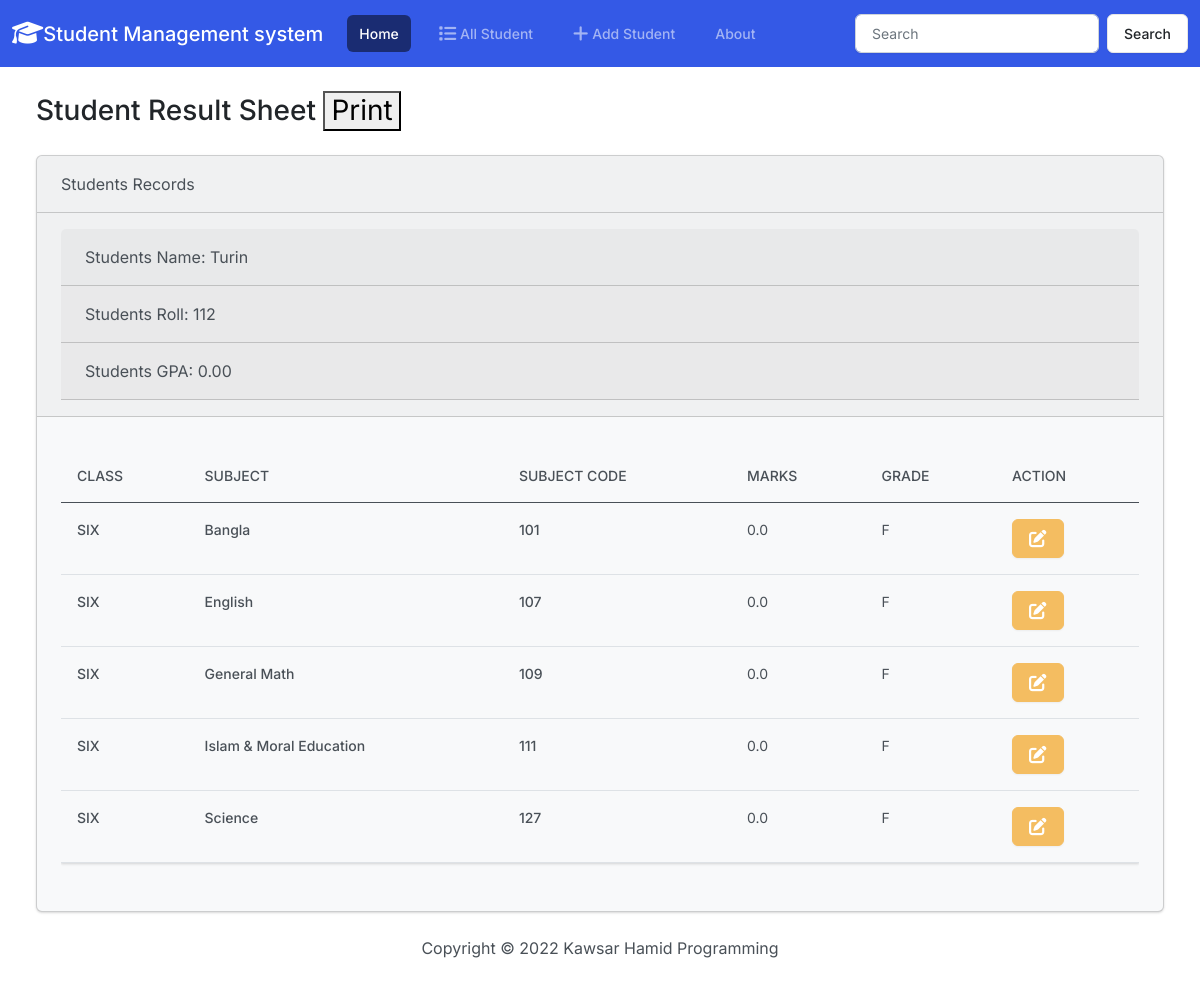
The app's page /result/112/, older data.
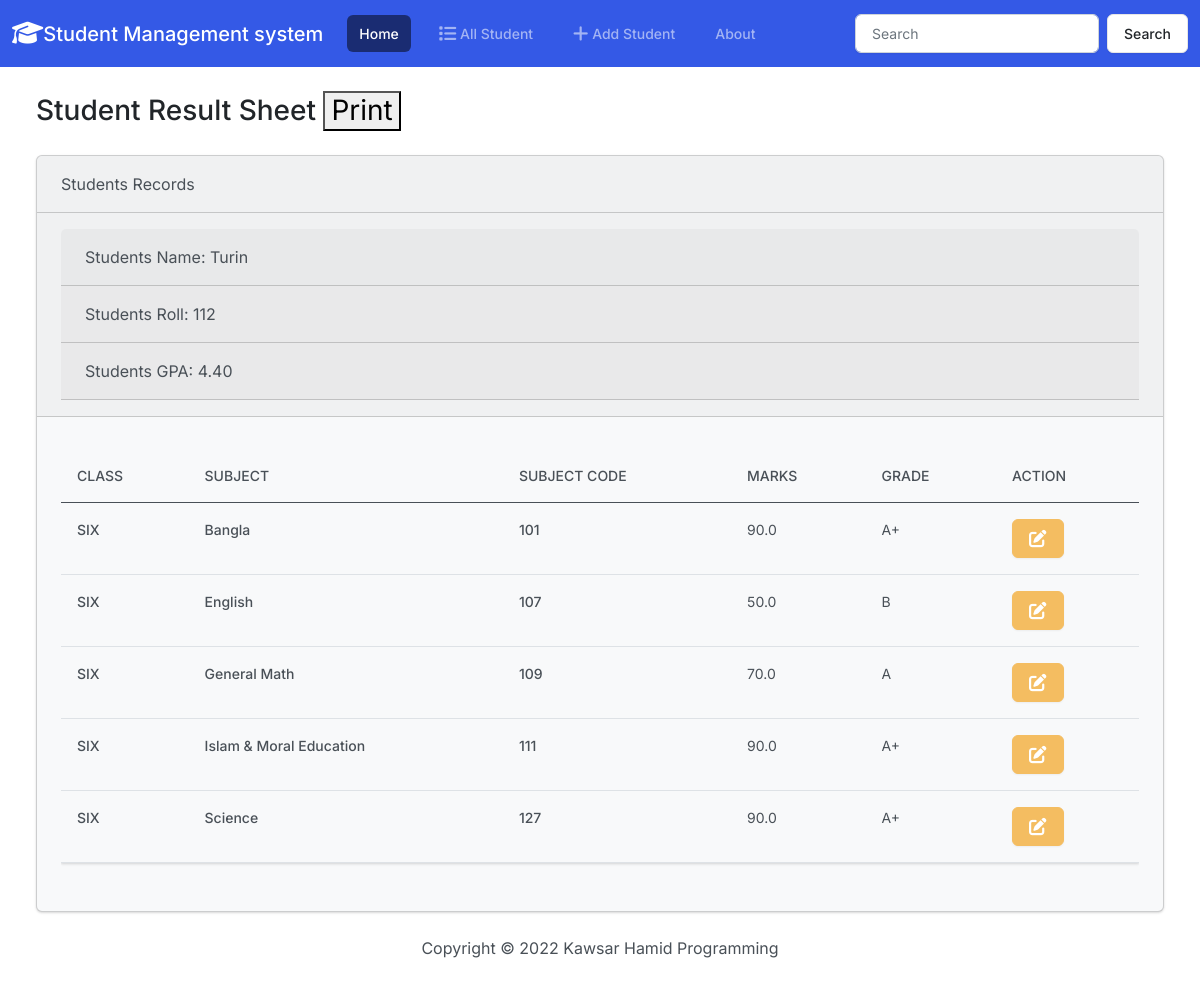
The same page, newer data.
### academic/models.py (models this page shows, shortened)
class Student(models.Model):
    name=models.CharField(max_length=70)
    email=models.EmailField(max_length=80)
    roll=models.IntegerField(unique=True,null=False)
    classname=models.ForeignKey(ClassModel,on_delete=models.CASCADE)

### result/models.py (models this page shows)
class Marks(models.Model):
    students_name=models.CharField(max_length=80)
    students_roll=models.IntegerField()
    student_email=models.EmailField()
    students_class=models.CharField(max_length=70)
    student_subject=models.CharField(max_length=70)
    student_subjectCode=models.IntegerField()
    subject_marks=models.FloatField()
    subject_grade=models.CharField(max_length=60)
    def __str__(self):
        return self.students_name

### result/views.py (the view)
# urls.py: path("<int:id>/",views.ResultClass.as_view(),name='results'),
class ResultClass(View):
    def get(self,request,id):
        print(id)
        data=Marks.objects.filter(students_roll=id)
        info=Student.objects.get(roll=id)
        print("--------------------------------------------------")
        print(data)
        grade()
        sum=0
        length=len(data)
        GPA=""
        for i in data:
            if not i.subject_grade=='F':
                if i.subject_grade=="A+":
                    sum=sum+5
                elif i.subject_grade=="A":
                    sum=sum+4
                elif i.subject_grade=="A-":
                    sum=sum+3.5
                elif i.subject_grade=="B":
                    sum=sum+3
                elif i.subject_grade=="C":
                    sum=sum+2
                elif i.subject_grade=="D":
                    sum=sum+1
            else:
                GPA="F"
                sum=0
                break
        gpa= "{0:.2f}".format(sum/length)
        return render(request,"result/resultView.html",{'marks':data,'info':info,"gpa":gpa})

### result/views.py (called while the page is built)
def grade():
    Marks.objects.filter(subject_marks__gte=80).update(subject_grade="A+")
    Marks.objects.filter(subject_marks__gte=70,subject_marks__lt=80).update(subject_grade="A")
    Marks.objects.filter(subject_marks__gte=65,subject_marks__lt=70).update(subject_grade="A-")
    Marks.objects.filter(subject_marks__gte=50,subject_marks__lt=65).update(subject_grade="B")
    Marks.objects.filter(subject_marks__gte=40,subject_marks__lt=50).update(subject_grade="C")
    Marks.objects.filter(subject_marks__gte=33,subject_marks__lt=40).update(subject_grade="D")
    Marks.objects.filter(subject_marks__lte=33).update(subject_grade="F")

### templates/result/resultView.html (shortened to what this page needs)
{% extends 'academic/base.html' %}
{% load static %}
{% block content %}
<div class="container-fluid print-container">
    <h3 class="m-4">Student Result Sheet     <button onclick="window.print();" >Print</button></h3>
    <div class="row">
        <div class="col-12">
            {% if marks %}
            <div class="card bg-light ms-4 me-4 mb-4">
                <div class="card-header">Students Records</div>
                <div class="card-header">
                    <div class="card-header">Students Name: {{info.name}}</div>
                    <div class="card-header">Students Roll:  {{info.roll}}</div>
                    <div class="card-header">Students GPA: {{gpa}}  </div>
                </div>
                <div class="card-body">
                  <p class="card-text">
                    <div class="table-responsive">
                        <table class="table table-hover">
                            <thead>
                              <tr>
                                <th scope="col">Class</th>
                                <th scope="col">Subject</th>
                                <th scope="col">Subject Code</th>
                                <th scope="col">Marks</th>
                                <th scope="col">Grade</th>
                                <th scope="col">Action</th>
                              </tr>
                            </thead>
                            <tbody>
                              {% for marks in marks%}
                              <tr>
                                <th>{{marks.students_class}}</th>
                                <th>{{marks.student_subject}}</th>
                                <th>{{marks.student_subjectCode}}</th>
                                <td>{{marks.subject_marks}}</td>
                                <td>{{marks.subject_grade}}</td>
                                <td>
                                  <a class="btn btn-warning me-1" href="{% url 'resultEdit' marks.student_subjectCode marks.students_roll %}">
                                  </a>
                                </td>
                              </tr>
                              {% endfor %}
                            </tbody>
                          </table>
                    </div>
                  </p>
                </div>
              </div>
            {% else %}
            <h5 class="alert alert-primary ms-4 me-4" >No Students Records</h5>
            {% endif %}
        </div>
    </div>
  </div>
{% endblock content %}

### templates/academic/base.html (shortened to what this page needs)
{% load static %}
<!DOCTYPE html>
<html lang="en">
<head>
    <link rel="stylesheet" href="https://cdnjs.cloudflare.com/ajax/libs/font-awesome/6.2.0/css/all.min.css"  />
    <link rel="stylesheet" href="{% static 'css/bootstrap.css' %}">
    <link rel="stylesheet" href="{% static 'css/bootstrap.min.css' %}">
</head>
<body class="d-flex flex-column min-vh-100 ">
    <nav class="navbar navbar-expand-lg navbar-dark bg-primary">
        <div class="container-fluid">
          <a class="navbar-brand" href="#"><i class="fa-solid fa-graduation-cap fa-lg"></i>Student Management system</a>
          <div class="collapse navbar-collapse" id="navbarColor01">
            <ul class="navbar-nav me-auto">
              <li class="nav-item">
                <a class="nav-link active" href="{% url 'home' %}">Home
                </a>
              </li>
              <li class="nav-item">
                <a class="nav-link" href="{% url 'home' %}"> All Student</a>
              </li>
              <li class="nav-item">
                <a class="nav-link" href="{% url 'add' %}"> Add Student</a>
              </li>
              <li class="nav-item">
                <a class="nav-link" href="#">About</a>
              </li>
            </ul>
            <form class="d-flex">
              <input class="form-control me-sm-2" type="text" placeholder="Search">
              <button class="btn btn-secondary my-2 my-sm-0" type="submit">Search</button>
            </form>
          </div>
        </div>
      </nav>
      {% block content %}
      {% endblock content %}
      <footer class="mt-auto mb-4">
        <div class="text-center">
            <span>Copyright &copy; <script>document.write(new Date().getFullYear())</script> Kawsar Hamid Programming</span>
        </div>
      </footer>
</body>
</html>

Row changes from the older to the newer data that the page shows:
changed Marks "Bangla": subject_marks "0.0" → "90.0"; subject_grade "F" → "A+"
changed Marks "English": subject_marks "0.0" → "50.0"; subject_grade "F" → "B"
changed Marks "General Math": subject_marks "0.0" → "70.0"; subject_grade "F" → "A"
changed Marks "Islam & Moral Education": subject_marks "0.0" → "90.0"; subject_grade "F" → "A+"
changed Marks "Science": subject_marks "0.0" → "90.0"; subject_grade "F" → "A+"
Text that changed along with them:
{{ gpa }}: "0.00" → "4.40"
